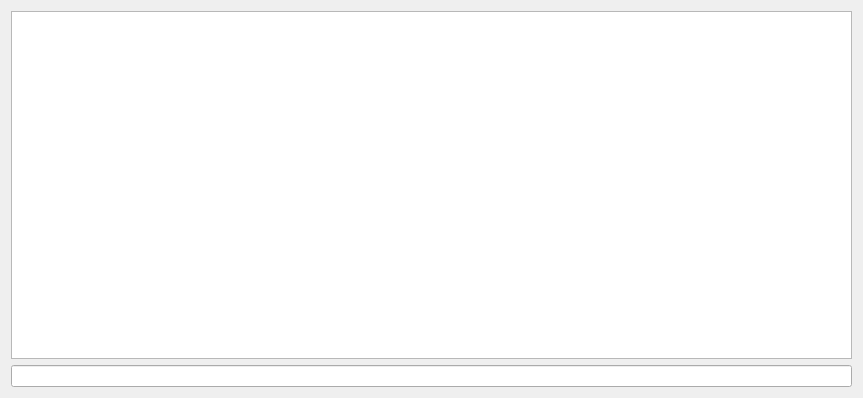
<?xml version="1.0" encoding="UTF-8"?>
<ui version="4.0">
 <class>SearchW</class>
 <widget class="QWidget" name="SearchW">
  <property name="geometry">
   <rect>
    <x>0</x>
    <y>0</y>
    <width>863</width>
    <height>398</height>
   </rect>
  </property>
  <property name="windowTitle">
   <string>SearchW</string>
  </property>
  <layout class="QVBoxLayout" name="verticalLayout">
   <item>
    <widget class="QListWidget" name="listWidget"/>
   </item>
   <item>
    <widget class="QLineEdit" name="lineEdit"/>
   </item>
  </layout>
 </widget>
 <resources/>
 <connections/>
</ui>
